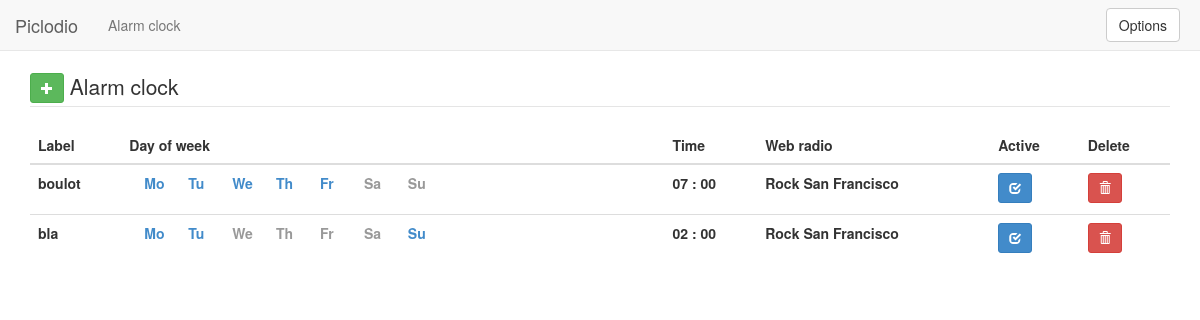
The app's page /alarmclock/, older data.
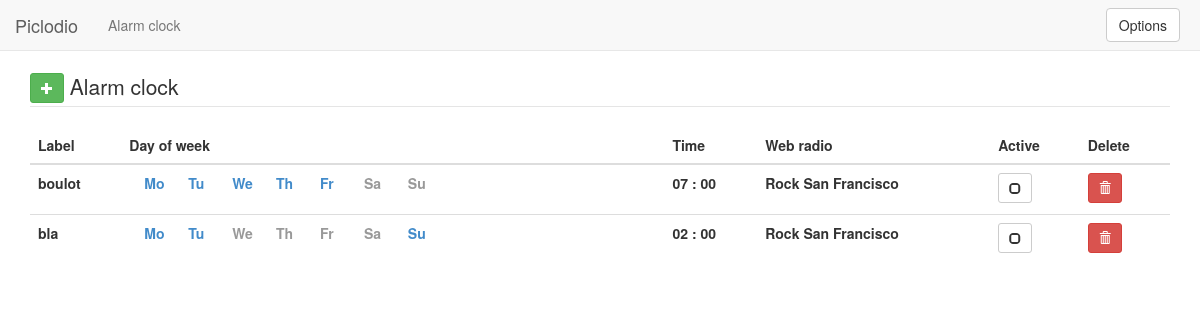
The same page, newer data.
### webgui/models.py (models this page shows, shortened)
class Alarmclock(models.Model):
    id =        models.IntegerField(primary_key=True, blank=True)
    label =     models.CharField(max_length=100)
    hour =      models.IntegerField(blank=True)
    minute =    models.IntegerField(blank=True)
    period =    models.CharField(max_length=100)    # cron syntax dow (day of week)
    active =    models.BooleanField()
    snooze =    models.IntegerField(blank=True)
    webradio =  models.ForeignKey(Webradio)

class Webradio(models.Model):
    id =            models.IntegerField(primary_key=True, blank=True)
    name =          models.CharField(max_length=100)
    url =           models.CharField(max_length=100)
    selected =      models.BooleanField() # is the webradio selected to be played

### webgui/views.py (the view)
# urls.py: url(r'^alarmclock/$','webgui.views.alarmclock'),
def alarmclock(request):
    listAlarm = Alarmclock.objects.all()
    return render(request, 'alarmclock.html',{'listAlarm': listAlarm,})

### webgui/template/alarmclock.html (shortened to what the changed rows need)
<!DOCTYPE html>
<html>
  <head>
    <link href="{{ STATIC_URL }}/dist/css/bootstrap.min.css" rel="stylesheet">
  </head>
  <body>
    <div class="container">
         <fieldset class="scheduler-border">
            <table class="table">
                <thead>
                    <tr>
                        <th>Label</th>
                        <th>Day of week</th>
                        <th>Time</th>
                        <th>Web radio</th>
                        <th>Active</th>
                        <th>Delete</th>
                    </tr>
                </thead>
                <tbody>
                    {% for alarmclock in listAlarm %}
                        <tr>
                            <th>
                                {{alarmclock.label}}
                            </th>
                            <th>
                               <div class="col-xs-1"><span class="text-{% if "1" in alarmclock.period  %}primary{% else %}muted{% endif %}">Mo</span></div>
                               <div class="col-xs-1"><span class="text-{% if "2" in alarmclock.period  %}primary{% else %}muted{% endif %}">Tu</span></div>
                               <div class="col-xs-1"><span class="text-{% if "3" in alarmclock.period  %}primary{% else %}muted{% endif %}">We</span></div>
                               <div class="col-xs-1"><span class="text-{% if "4" in alarmclock.period  %}primary{% else %}muted{% endif %}">Th</span></div>
                               <div class="col-xs-1"><span class="text-{% if "5" in alarmclock.period  %}primary{% else %}muted{% endif %}">Fr</span></div>
                               <div class="col-xs-1"><span class="text-{% if "6" in alarmclock.period  %}primary{% else %}muted{% endif %}">Sa</span></div>
                               <div class="col-xs-1"><span class="text-{% if "0" in alarmclock.period  %}primary{% else %}muted{% endif %}">Su</span></div>
                            </th>
                            <th>
                                {% if alarmclock.hour < 10 %}
                                    0{{alarmclock.hour}}
				{% else %}
					{{alarmclock.hour}}
                                {% endif %}
                                :
                                {% if alarmclock.minute < 10 %}
                                    0{{alarmclock.minute}}
				{% else %}
					{{alarmclock.minute}}
                                {% endif %}
                            </th>
                            <th>
                                {{alarmclock.webradio.name}}
                            </th>
                            <th>
                                <a href="/activeAlarmClock/{{alarmclock.id }}"style="margin-bottom: 3px" type="button" class="btn btn-{% if alarmclock.active == True %}primary{% else %}default{% endif %} btn-sm">
                                    <span class="glyphicon {% if alarmclock.active == True %}glyphicon-check{% else %}glyphicon-unchecked{% endif %}"></span>
                                </a>
                            </th>
                            <th>
                                <a href="/deleteAlarmClock/{{alarmclock.id }}"style="margin-bottom: 3px" type="button" class="btn btn-danger btn-sm">
                                    <span class="glyphicon glyphicon-trash"></span>
                                </a>
                            </th>
                        </tr>
                    {% empty %}
                        <p class="lead text-primary">No alarm clock setted yet. </p>
                    {% endfor %}
                </tbody>
            </table>
        </fieldset >
    </div>
  </body>
</html>

Row changes from the older to the newer data that the page shows:
changed Alarmclock "boulot": active True → False (drawn)
changed Alarmclock "bla": active True → False (drawn)
